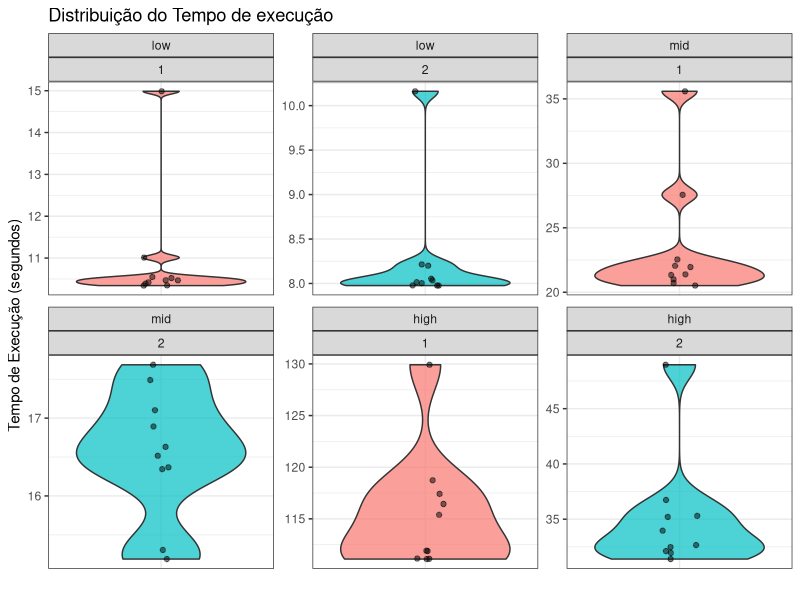

Here is the R script that generated this plot:
library(readr)
library(dplyr)
library(ggplot2)

dados_1d <- read_csv("python_1d_results.csv")
dados_2d <- read_csv("python_2d_results.csv")
dados_combinados <- bind_rows(dados_1d, dados_2d)

dados_combinados$Size <- factor(dados_combinados$Size, levels = c("low", "mid", "high"))


ggplot(dados_combinados, aes(x = as.factor(dimension), y = t_exec, fill = as.factor(dimension))) +
  geom_violin(alpha = 0.7) +
  geom_jitter(width = 0.1, alpha = 0.5) +
  
  facet_wrap(~ Size + dimension, scales = "free") +
  
  labs(
    title = "Distribuição do Tempo de execução",
    x = "",
    y = "Tempo de Execução (segundos)"
  ) +
  theme_bw() +
  guides(fill = "none") +
  theme(axis.text.x = element_blank(), axis.ticks.x = element_blank())
